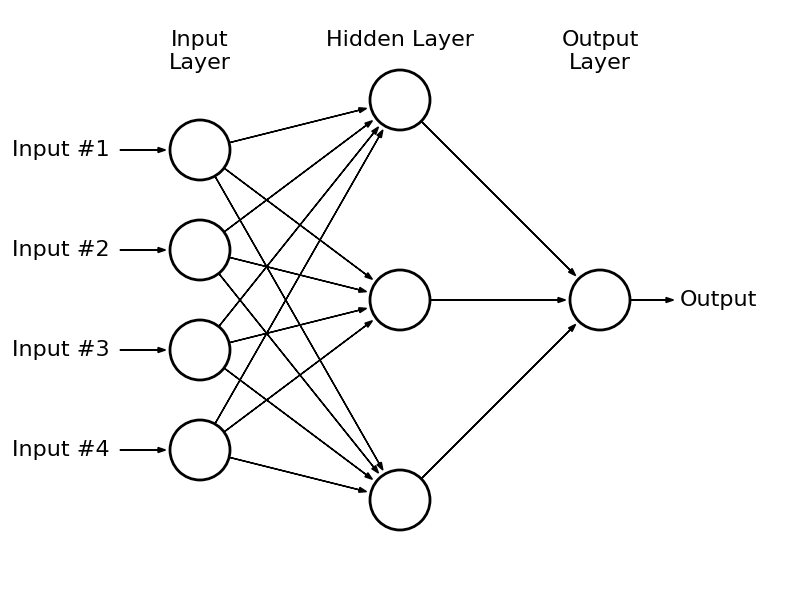

Here is the Python script that generated this plot:
# Author: Jake VanderPlas <[email redacted]>
# License: BSD
#   The figure produced by this code is published in the textbook
#   "Statistics, Data Mining, and Machine Learning in Astronomy" (2013)
#   For more information, see http://astroML.github.com
# QuickLink: http://www.astroml.org/book_figures/appendix/fig_neural_network.html

import numpy as np
from matplotlib import pyplot as plt

fig = plt.figure(facecolor='w')
ax = fig.add_axes([0, 0, 1, 1],
                  xticks=[], yticks=[])
plt.box(False)
circ = plt.Circle((1, 1), 2)

radius = 0.3

arrow_kwargs = dict(head_width=0.05, fc='black')


# function to draw arrows
def draw_connecting_arrow(ax, circ1, rad1, circ2, rad2):
    theta = np.arctan2(circ2[1] - circ1[1],
                       circ2[0] - circ1[0])

    starting_point = (circ1[0] + rad1 * np.cos(theta),
                      circ1[1] + rad1 * np.sin(theta))

    length = (circ2[0] - circ1[0] - (rad1 + 1.4 * rad2) * np.cos(theta),
              circ2[1] - circ1[1] - (rad1 + 1.4 * rad2) * np.sin(theta))

    ax.arrow(starting_point[0], starting_point[1],
             length[0], length[1], **arrow_kwargs)


# function to draw circles
def draw_circle(ax, center, radius):
    circ = plt.Circle(center, radius, fc='none', lw=2)
    ax.add_patch(circ)

x1 = -2
x2 = 0
x3 = 2
y3 = 0

#------------------------------------------------------------
# draw circles
for i, y1 in enumerate(np.linspace(1.5, -1.5, 4)):
    draw_circle(ax, (x1, y1), radius)
    ax.text(x1 - 0.9, y1, 'Input #%i' % (i + 1),
            ha='right', va='center', fontsize=16)
    draw_connecting_arrow(ax, (x1 - 0.9, y1), 0.1, (x1, y1), radius)

for y2 in np.linspace(-2, 2, 3):#5):
    draw_circle(ax, (x2, y2), radius)

draw_circle(ax, (x3, y3), radius)
ax.text(x3 + 0.8, y3, 'Output', ha='left', va='center', fontsize=16)
draw_connecting_arrow(ax, (x3, y3), radius, (x3 + 0.8, y3), 0.1)

#------------------------------------------------------------
# draw connecting arrows
for y1 in np.linspace(-1.5, 1.5, 4):
    for y2 in np.linspace(-2, 2, 3):#5):
        draw_connecting_arrow(ax, (x1, y1), radius, (x2, y2), radius)

for y2 in np.linspace(-2, 2, 3):#5):
    draw_connecting_arrow(ax, (x2, y2), radius, (x3, y3), radius)

#------------------------------------------------------------
# Add text labels
plt.text(x1, 2.7, "Input\nLayer", ha='center', va='top', fontsize=16)
plt.text(x2, 2.7, "Hidden Layer", ha='center', va='top', fontsize=16)
plt.text(x3, 2.7, "Output\nLayer", ha='center', va='top', fontsize=16)

ax.set_aspect('equal')
plt.xlim(-4, 4)
plt.ylim(-3, 3)
plt.savefig('ANN_diagram.png')
plt.show() 